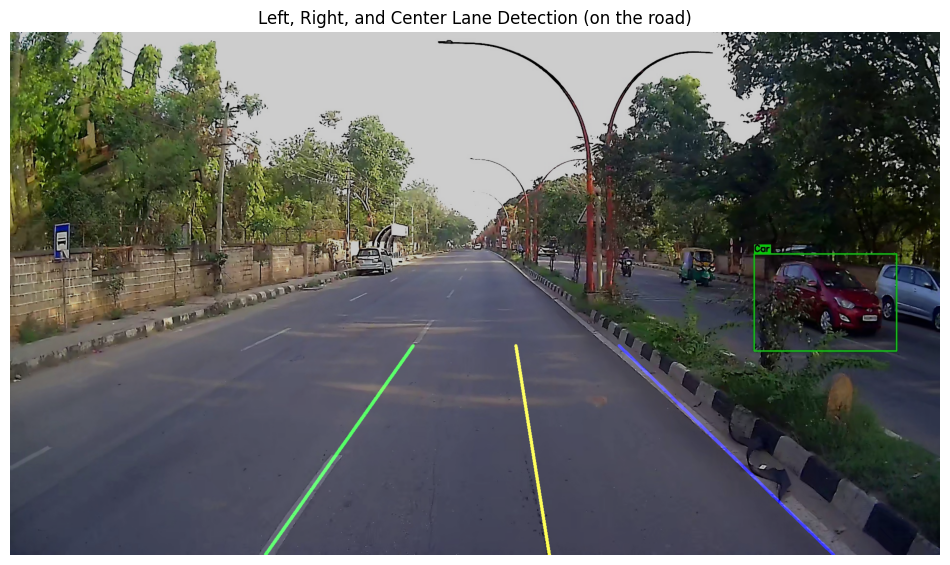
#> input picture download2.png, 950 x 565 px
$ python lane_detection.py
#> lines starting #> are read from the running program, lines starting #| are printed output that depends on the picture; after the words box and inside, x2 and y2 are one past the last pixel; in counts of white or black regions, pixels touching at a corner belong together
import cv2
import numpy as np
import matplotlib.pyplot as plt
from google.colab import files
import warnings
from numpy.polynomial.polyutils import RankWarning
warnings.simplefilter('ignore', RankWarning)
def make_points(image, line):
    height, width, _ = image.shape
    slope, intercept = line
    y1 = height
    y2 = int(y1 * 0.6)
    if abs(slope) < 1e-6:
        slope = 1e-6 if slope >= 0 else -1e-6

    try:
        x1 = int((y1 - intercept) / slope)
        x2 = int((y2 - intercept) / slope)
    except Exception as e:
        print(f"Error in make_points calculation: {e}")
        return None
    x1 = max(0, min(width - 1, x1))
    x2 = max(0, min(width - 1, x2))
    y1 = max(0, min(height - 1, y1))
    y2 = max(0, min(height - 1, y2))

    return (x1, y1, x2, y2)

def region_of_interest(img):
    height = img.shape[0]
    width = img.shape[1]
    polygons = np.array([
        [(int(width*0.1), height), (int(width*0.9), height), (int(width*0.55), int(height * 0.5)), (int(width*0.45), int(height * 0.5))]
    ])
    mask = np.zeros_like(img)
    if len(img.shape) > 2:
        channel_count = img.shape[2]
        ignore_mask_color = (255,) * channel_count
    else:
        ignore_mask_color = 255

    cv2.fillPoly(mask, polygons, ignore_mask_color)
    masked_image = cv2.bitwise_and(img, mask)
    return masked_image

def draw_lanes(img, left_line, right_line, thickness=6):
    overlay = np.zeros_like(img)
    height = img.shape[0]

    if left_line is not None:
        x1, y1, x2, y2 = left_line
        cv2.line(overlay, (x1, y1), (x2, y2), (0, 255, 0), thickness)

    if right_line is not None:
        x1, y1, x2, y2 = right_line
        cv2.line(overlay, (x1, y1), (x2, y2), (0, 0, 255), thickness)

    if left_line is not None and right_line is not None:
        y1 = left_line[1]
        y2 = left_line[3]
        if y1 != y2:
            left_slope, left_intercept = np.polyfit((left_line[0], left_line[2]), (left_line[1], left_line[3]), 1)
            right_slope, right_intercept = np.polyfit((right_line[0], right_line[2]), (right_line[1], right_line[3]), 1)
            if abs(left_slope) < 1e-6: left_slope = 1e-6
            if abs(right_slope) < 1e-6: right_slope = 1e-6

            center_x1 = int(((y1 - left_intercept) / left_slope + (y1 - right_intercept) / right_slope) / 2)
            center_x2 = int(((y2 - left_intercept) / left_slope + (y2 - right_intercept) / right_slope) / 2)
            width = img.shape[1]
            center_x1 = max(0, min(width - 1, center_x1))
            center_x2 = max(0, min(width - 1, center_x2))
            y1 = max(0, min(img.shape[0] - 1, y1))
            y2 = max(0, min(img.shape[0] - 1, y2))


            cv2.line(overlay, (center_x1, y1), (center_x2, y2), (255, 255, 0), thickness) # Yellow for center

    return cv2.addWeighted(img, 0.8, overlay, 1, 1)

def detect_lanes(frame):

    gray = cv2.cvtColor(frame, cv2.COLOR_RGB2GRAY)
    blur = cv2.GaussianBlur(gray, (5, 5), 0)

    edges = cv2.Canny(blur, 50, 150)

    roi_edges = region_of_interest(edges)
    lines = cv2.HoughLinesP(roi_edges, 2, np.pi / 180, 50, np.array([]), minLineLength=20, maxLineGap=10) # Lower threshold and change line parameters

    left_lines = []
    right_lines = []

    if lines is not None:

        for line in lines:
            x1, y1, x2, y2 = line.reshape(4)
            if x2 - x1 == 0:
                continue
            try:
                parameters = np.polyfit((x1, x2), (y1, y2), 1)
                slope, intercept = parameters
                if slope < -0.4 and slope > -2.0:
                    left_lines.append((slope, intercept))
                elif slope > 0.4 and slope < 2.0:
                    right_lines.append((slope, intercept))
            except Exception as e:
                print(f"Error in polyfit or slope filtering: {e}")
                continue


    left_line = right_line = None
    if len(left_lines) > 0:
        avg_left = np.average(left_lines, axis=0)
        left_line = make_points(frame, avg_left)
    if len(right_lines) > 0:
        avg_right = np.average(right_lines, axis=0)
        right_line = make_points(frame, avg_right)
    result = draw_lanes(frame, left_line, right_line)
    if left_line is None and right_line is None:
         return frame

    return result

print("Please upload an image file:")
uploaded = files.upload()
#> the answer given: download2.png
if uploaded:
    image_filename = list(uploaded.keys())[0]
    image = cv2.imread(image_filename)
#> image is the input picture: shape (565, 950, 3); mean B, G, R 104, 105.1, 103.6
    if image is None:
        print(f"Error: Could not load image from {image_filename}. Please check the filename and try again.")
    else:
        image_rgb = cv2.cvtColor(image, cv2.COLOR_BGR2RGB)
        result = detect_lanes(image_rgb)
#> in detect_lanes, `gray = cv2.cvtColor(frame, cv2.COLOR_RGB2GRAY)`:
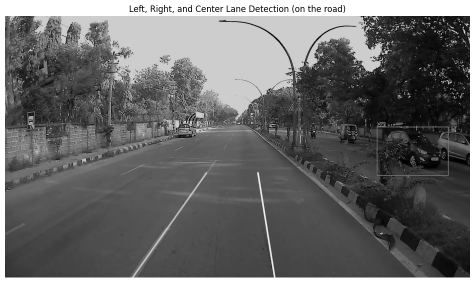
#> gray: shape (565, 950) (shown at 1/2 size); min 0, max 255, mean 104.6
#> in detect_lanes, `edges = cv2.Canny(blur, 50, 150)`:
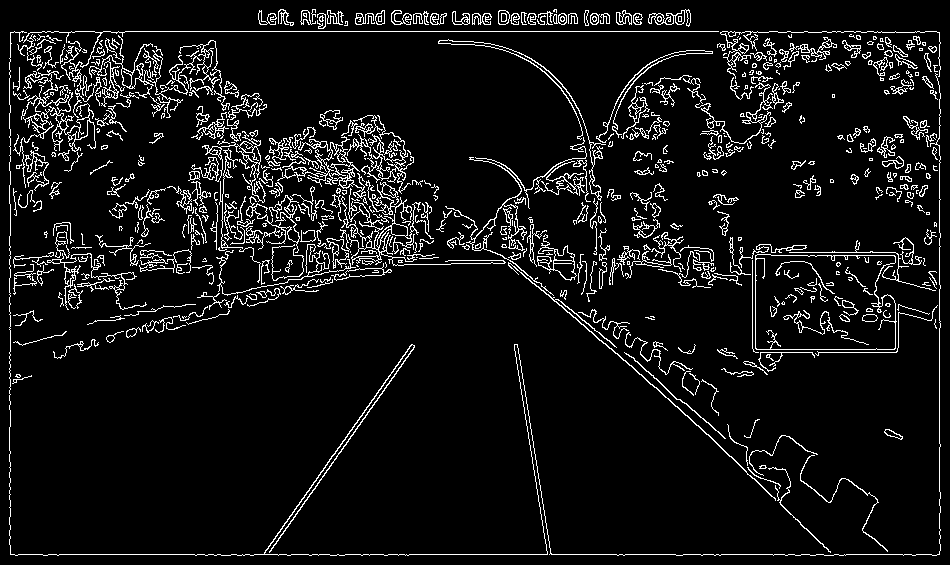
#> edges: shape (565, 950); 7.5% white in thin lines or dots
#> in region_of_interest, `cv2.fillPoly(mask, polygons, ignore_mask_color)`:
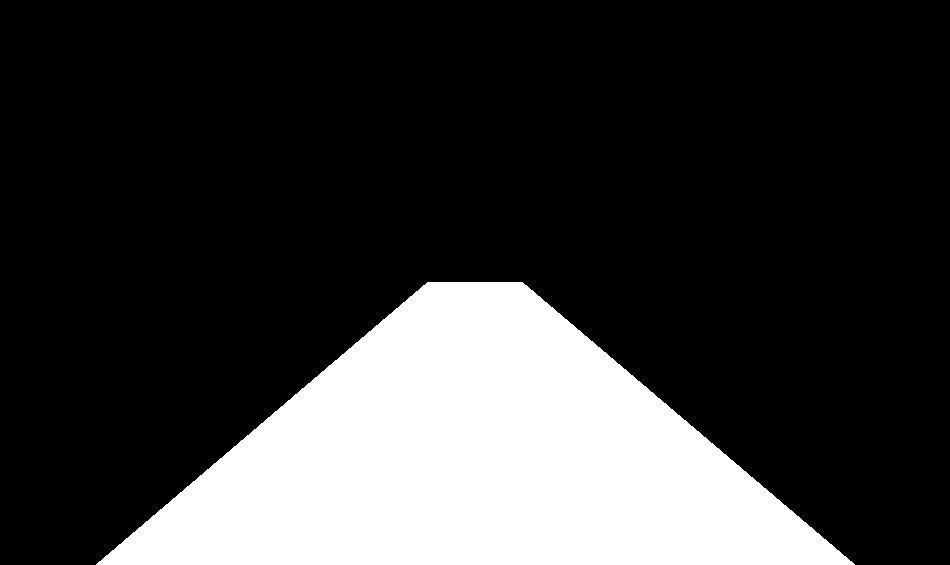
#> mask: shape (565, 950); 22.5% white; 1 white region, box (x1, y1, x2, y2) and area: (96, 282, 855, 565) 121033
#> in region_of_interest, `masked_image = cv2.bitwise_and(img, mask)`:
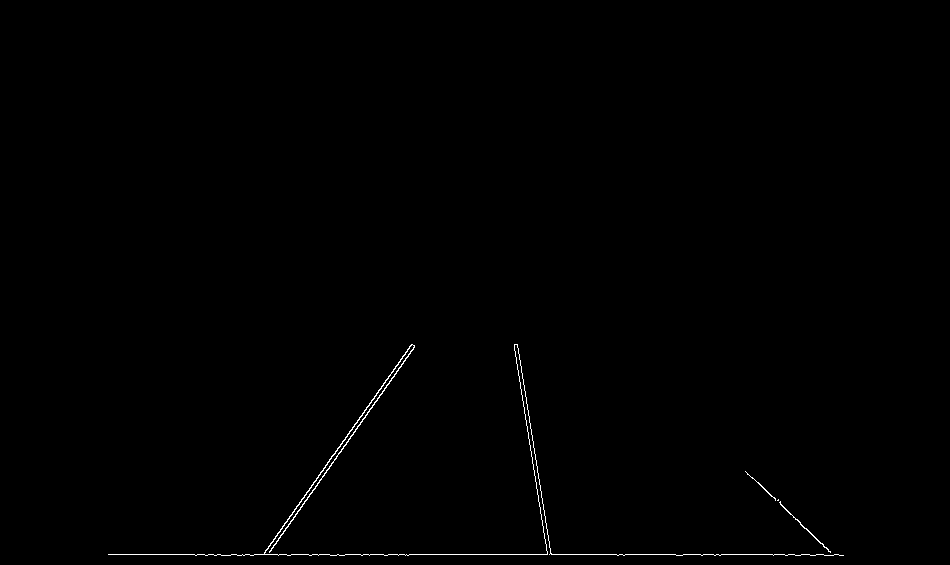
#> masked_image: shape (565, 950); 0.38% white in thin lines or dots, all inside (x1, y1, x2, y2) = (108, 344, 844, 556)
#> in detect_lanes, `lines = cv2.HoughLinesP(roi_edges, 2, np.pi / 180, 50, np.array([]), m..`: lines = [[108, 554, 838, 554], [264, 553, 411, 344], [269, 552, 414, 345], [514, 346, 546, 550], [517, 344, 550, 553], [752, 477, 833, 555], [785, 555, 843, 555], [518, 348, 551, 553], [377, 400, 414, 346], [384, 555, 408, 555], [195, 555, 253, 555]]
#> the loop in detect_lanes, `for line in lines:` made 11 passes
#> (x1, y1, x2, y2, slope, intercept) on passes 1 to 8: (108, 554, 838, 554, -6.23e-17, 554), (264, 553, 411, 344, -1.42, 928.3), (269, 552, 414, 345, -1.43, 936), (514, 346, 546, 550, 6.38, -2930.8), (517, 344, 550, 553, 6.33, -2930.3), (752, 477, 833, 555, 0.963, -247.1), (785, 555, 843, 555, -1.37e-15, 555), (518, 348, 551, 553, 6.21, -2869.9)
#> after the loop in detect_lanes, `for line in lines:`: left_lines = [(-1.42, 928.3), (-1.43, 936), (-1.46, 950.2)]; right_lines = [(0.963, -247.1)]
#> in detect_lanes, `avg_left = np.average(left_lines, axis=0)`: avg_left = [-1.44, 938.2]
#> in make_points, `slope, intercept = line`: slope = -1.44; intercept = 938.2
#> in make_points, `x1 = int((y1 - intercept) / slope)`: x1 = 259
#> in make_points, `x2 = int((y2 - intercept) / slope)`: x2 = 417
#> in detect_lanes, `left_line = make_points(frame, avg_left)`: left_line = (259, 564, 417, 339)
#> in detect_lanes, `avg_right = np.average(right_lines, axis=0)`: avg_right = [0.963, -247.1]
#> in detect_lanes, `right_line = make_points(frame, avg_right)`: right_line = (843, 564, 608, 339)
#> in draw_lanes, `x1, y1, x2, y2 = left_line`: x1 = 259; y1 = 564; x2 = 417; y2 = 339
#> in draw_lanes, `x1, y1, x2, y2 = right_line`: x1 = 843; x2 = 608
#> in draw_lanes, `left_slope, left_intercept = np.polyfit((left_line[0], left_line[2]), ..`: left_slope = -1.42; left_intercept = 932.8
#> in draw_lanes, `right_slope, right_intercept = np.polyfit((right_line[0], right_line[2..`: right_slope = 0.957; right_intercept = -243.1
#> in draw_lanes, `center_x1 = int(((y1 - left_intercept) / left_slope + (y1 - right_inte..`: center_x1 = 551
#> in draw_lanes, `center_x2 = int(((y2 - left_intercept) / left_slope + (y2 - right_inte..`: center_x2 = 512
#> in draw_lanes, `cv2.line(overlay, (center_x1, y1), (center_x2, y2), (255, 255, 0), thi..`:
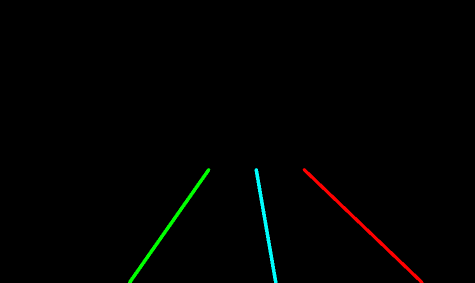
#> overlay: shape (565, 950, 3) (shown at 1/2 size); mean of channels 0, 1, 2 0.8, 1.7, 1; drawn as B, G, R
#> in draw_lanes, `return cv2.addWeighted(img, 0.8, overlay, 1, 1)`:
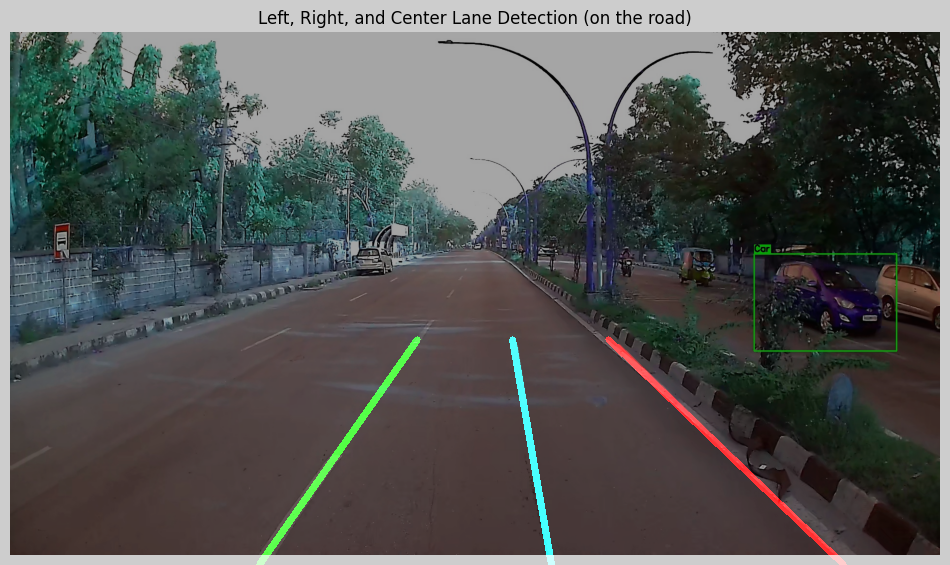
#> returned value: shape (565, 950, 3); mean of channels 0, 1, 2 84.3, 85.9, 84.7; drawn as B, G, R
        plt.figure(figsize=(12, 8))
        plt.imshow(result)
        plt.title("Left, Right, and Center Lane Detection (on the road)")
        plt.axis('off')
        plt.show()
else:
    print("No file uploaded.")

$ run again, on download4.png
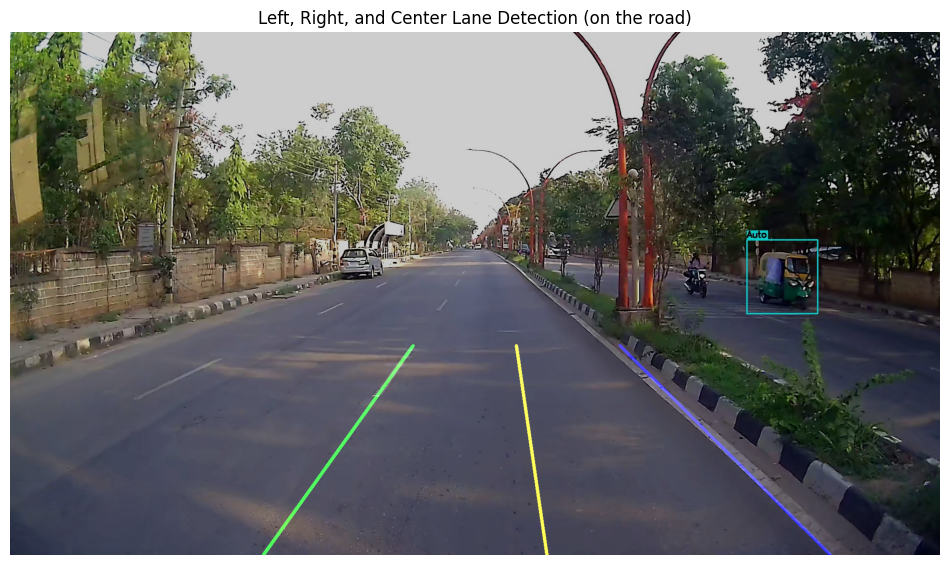
#> input picture download4.png, 950 x 565 px
#> image is the input picture: shape (565, 950, 3); mean B, G, R 105.4, 106.4, 105.8
#> in detect_lanes, `edges = cv2.Canny(blur, 50, 150)`:
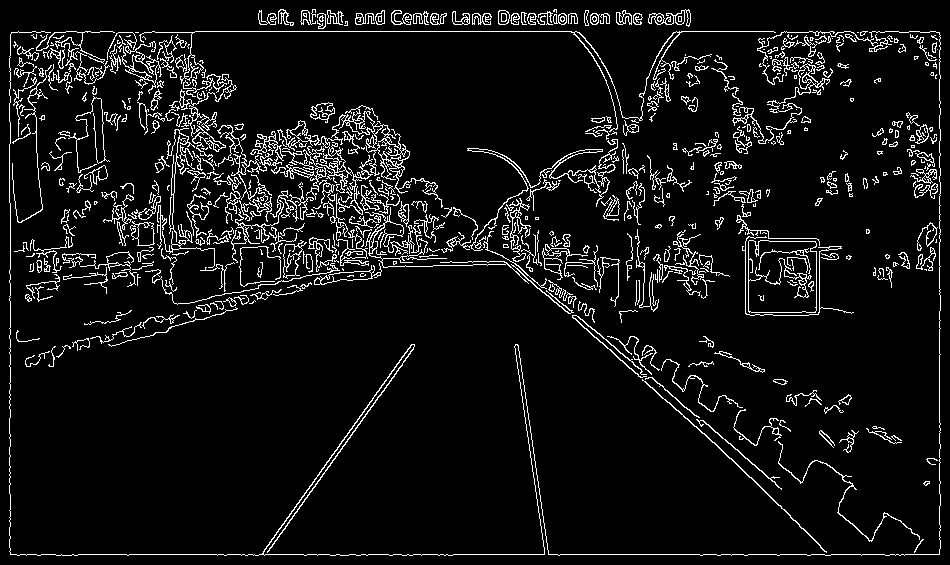
#> edges: shape (565, 950); 7.2% white in thin lines or dots
#> mask: shape (565, 950); 22.5% white; 1 white region, box (x1, y1, x2, y2) and area: (96, 282, 855, 565) 121033
#> masked_image: shape (565, 950); 0.38% white in thin lines or dots, all inside (x1, y1, x2, y2) = (108, 344, 843, 556)
#> lines = 14 rows, first 6: [108, 554, 842, 554], [296, 504, 412, 344], [274, 541, 413, 349], [530, 451, 544, 550], [738, 465, 801, 528], [528, 419, 548, 550]
#> the loop in detect_lanes, `for line in lines:` made 14 passes
#> (x1, y1, x2, y2, slope, intercept) on passes 1 to 8: (108, 554, 842, 554, 1.28e-16, 554), (296, 504, 412, 344, -1.38, 912.3), (274, 541, 413, 349, -1.38, 919.5), (530, 451, 544, 550, 7.07, -3296.9), (738, 465, 801, 528, 1, -273), (528, 419, 548, 550, 6.55, -3039.4), (515, 345, 544, 553, 7.17, -3348.8), (262, 553, 315, 478, -1.42, 923.8)
#> after the loop in detect_lanes, `for line in lines:`: left_lines = [(-1.38, 912.3), (-1.38, 919.5), (-1.42, 923.8), (-1.35, 911.1), (-1.38, 918.1)]; right_lines = [(1, -273), (1.02, -290.9), (0.98, -258.8)]
#> avg_left = [-1.38, 916.9]
#> in make_points, `slope, intercept = line`: slope = -1.38; intercept = 916.9
#> in make_points, `x1 = int((y1 - intercept) / slope)`: x1 = 254
#> in make_points, `x2 = int((y2 - intercept) / slope)`: x2 = 418
#> left_line = (254, 564, 418, 339)
#> avg_right = [1, -274.2]
#> right_line = (839, 564, 613, 339)
#> in draw_lanes, `x1, y1, x2, y2 = left_line`: x1 = 254; y1 = 564; x2 = 418; y2 = 339
#> in draw_lanes, `x1, y1, x2, y2 = right_line`: x1 = 839; x2 = 613
#> left_slope = -1.37; left_intercept = 912.5
#> right_slope = 0.996; right_intercept = -271.3
#> center_x1 = 546
#> center_x2 = 515
#> in draw_lanes, `return cv2.addWeighted(img, 0.8, overlay, 1, 1)`:
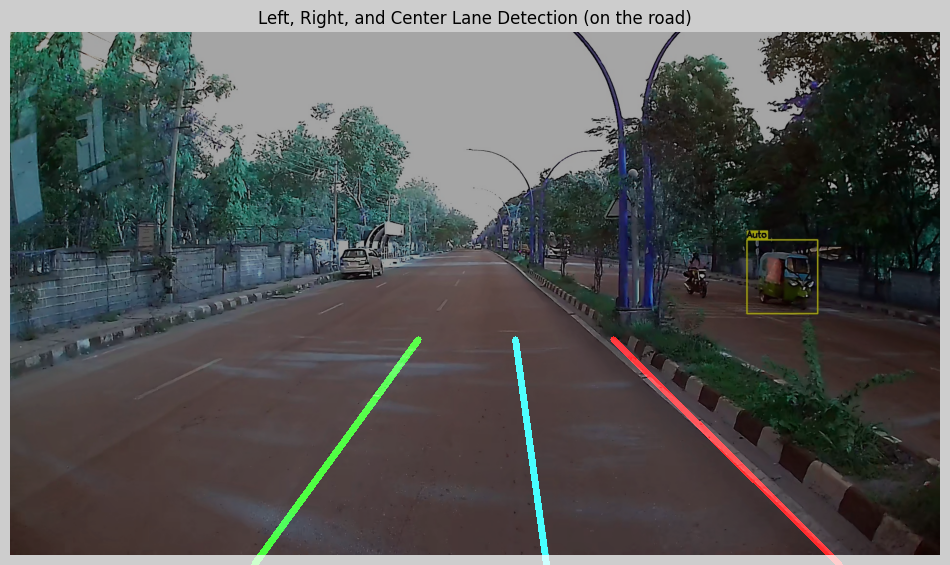
#> returned value: shape (565, 950, 3); mean of channels 0, 1, 2 86, 86.9, 85.8; drawn as B, G, R
